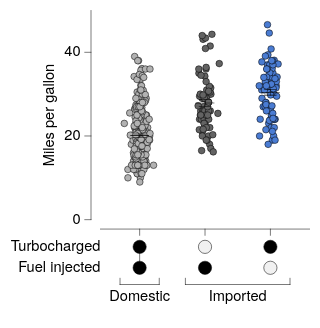

This figure's Vega-Lite source:
### Vega-Lite specification from a JSON file in a GitHub repository (floating-point values rounded to 4 significant figures; data arrays with more than 128 entries replaced by an {"elided": "..."} marker saying what was removed)
{"background": null, "config": {"arc": {"fill": "#DBDBDB", "fillOpacity": 1.0, "innerRadius": 25.0, "padAngle": 0.03, "stroke": "black", "strokeOpacity": 1, "strokeWidth": 0.25}, "area": {"fill": "#DBDBDB", "fillOpacity": 1.0, "stroke": "black", "strokeOpacity": 1, "strokeWidth": 0.25}, "axis": {"domain": true, "domainCap": "round", "domainColor": "black", "domainWidth": 0.25, "grid": false, "gridCap": "round", "gridColor": "#F1F1F1", "gridDash": [0, 0], "gridOpacity": 1.0, "gridWidth": 0.25, "labelColor": "black", "labelFont": "Helvetica Neue, HelveticaNeue, Helvetica, Arial, sans-serif", "labelFontSize": 7, "labelFontStyle": "normal", "labelFontWeight": 400, "offset": 4.5, "ticks": true, "tickCap": "round", "tickColor": "black", "tickRound": false, "tickSize": 3, "tickWidth": 0.25, "titleColor": "black", "titleFont": "Helvetica Neue, HelveticaNeue, Helvetica, Arial, sans-serif", "titleFontSize": 7, "titleFontStyle": "normal", "titleFontWeight": 400}, "axisX": {"domain": true, "labelAlign": "center", "labelAngle": 0, "labels": true, "ticks": true, "translate": 0}, "axisY": {"domain": true, "labelAlign": "right", "labelAngle": 0, "labels": true, "ticks": true, "translate": 0}, "axisRight": {"domain": true, "labelAlign": "left", "labelAngle": 0, "labels": true, "ticks": true, "translate": 0}, "axisTop": {"domain": true, "labelAlign": "center", "labelAngle": 0, "labels": true, "ticks": true, "translate": 0}, "axisBand": {"tickOffset": 0}, "bar": {"fill": "#DBDBDB", "fillOpacity": 1.0, "stroke": "black", "strokeOpacity": 1, "strokeWidth": 0.25}, "boxplot": {"size": 9.0, "ticks": {"cornerRadius": 0.25, "fill": "black", "opacity": 1, "size": 4.5, "thickness": 0.25}, "box": {"fillOpacity": 1.0, "stroke": "black", "strokeOpacity": 1, "strokeWidth": 0.25}, "median": {"cornerRadius": 0, "fill": "black", "fillOpacity": 1.0, "opacity": 1, "size": 9.0, "thickness": 0.25}, "rule": {"fill": "black", "fillOpacity": 1.0, "size": 10.0, "stroke": "black", "strokeDash": [0, 0], "strokeOpacity": 1, "strokeWidth": 0.25}, "outliers": {"color": "black", "fill": "black", "fillOpacity": 1.0, "size": 0, "stroke": "black", "strokeOpacity": 1, "strokeWidth": 0.25}}, "circle": {"fill": "black", "fillOpacity": 1.0, "size": 1.25, "stroke": null, "strokeOpacity": 1, "strokeWidth": 0.25}, "errorband": {"band": {"fillOpacity": 0.6, "stroke": null, "strokeWidth": 0.25, "strokeOpacity": 1}, "borders": {"opacity": 0, "strokeOpacity": 0.25, "strokeWidth": 1}}, "errorbar": {"opacity": 1, "rule": {"strokeDash": [0, 0], "strokeWidth": 0.25}, "ticks": {"color": "black", "cornerRadius": 0.125, "opacity": 1, "size": 6.0, "thickness": 0.25}, "thickness": 0.25}, "font": "Helvetica Neue, HelveticaNeue, Helvetica, Arial, sans-serif", "geoshape": {"fill": "#DBDBDB", "fillOpacity": 1.0, "stroke": "black", "strokeOpacity": 1, "strokeWidth": 0.25}, "header": {"labelColor": "black", "labelFont": "Helvetica Neue, HelveticaNeue, Helvetica, Arial, sans-serif", "labelFontSize": 7, "labelFontStyle": "normal", "labelFontWeight": 400, "titleColor": "black", "titleFont": "Helvetica Neue, HelveticaNeue, Helvetica, Arial, sans-serif", "titleFontSize": 7, "titleFontStyle": "normal", "titleFontWeight": 400, "titlePadding": 0}, "legend": {"disable": false, "offset": 4.5, "titlePadding": 4, "labelOffset": 2, "gradientLabelOffset": 2, "gradientLength": 50.0, "gradientThickness": 5.0, "gradientOpacity": 1.0, "gradientStrokeColor": "black", "gradientStrokeWidth": 0.25, "labelColor": "black", "labelFont": "Helvetica Neue, HelveticaNeue, Helvetica, Arial, sans-serif", "labelFontSize": 7, "labelFontStyle": "normal", "labelFontWeight": 400, "strokeColor": "black", "strokeWidth": 0, "symbolSize": 42, "symbolStrokeColor": "black", "symbolStrokeWidth": 0.25, "titleColor": "black", "titleFont": "Helvetica Neue, HelveticaNeue, Helvetica, Arial, sans-serif", "titleFontSize": 7, "titleFontStyle": "normal", "titleFontWeight": 400}, "line": {"color": "black", "stroke": "black", "strokeCap": "butt", "strokeDash": [0, 0], "strokeOpacity": 1, "strokeWidth": 0.5}, "point": {"filled": true, "fill": "#DBDBDB", "fillOpacity": 1.0, "size": 5.0, "stroke": "black", "strokeOpacity": 1, "strokeWidth": 0.25}, "range": {"category": ["#B2B2B2", "#636363", "#4A7CD3", "#008542", "#382864", "#509F98", "#284F93", "#005226", "#A398D6", "#173633"], "diverging": {"scheme": ["#443E60", "#5F597E", "#7C759B", "#9994B6", "#B7B4CC", "#D6D5DC", "#F6F6F6", "#D1DAD9", "#A4C2BF", "#7AA9A4", "#578E89", "#37736E", "#1B5954"]}, "heatmap": {"scheme": ["#32022B", "#43044D", "#4C196E", "#4D338C", "#484DA6", "#3A68BB", "#1D83CA", "#1D9CCB", "#23B5C9", "#28CDC5", "#4DE0B4", "#91EE9F"]}, "ordinal": {"scheme": ["#F1F1F1", "#DBDBDB", "#C6C6C6", "#B2B2B2", "#9D9D9D", "#898989", "#767676", "#636363", "#515151", "#404040", "#2F2F2F", "#1F1F1F"]}, "ramp": {"scheme": ["#32022B", "#43044D", "#4C196E", "#4D338C", "#484DA6", "#3A68BB", "#1D83CA", "#1D9CCB", "#23B5C9", "#28CDC5", "#4DE0B4", "#91EE9F"]}}, "rule": {"color": "black", "stroke": "black", "strokeCap": "round", "strokeDash": [2, 2], "strokeOpacity": 1, "strokeWidth": 0.25}, "scale": {"bandPaddingInner": 0.1, "bandPaddingOuter": 0.1, "round": false}, "rect": {"fill": "#DBDBDB", "fillOpacity": 1.0, "stroke": "black", "strokeOpacity": 1, "strokeWidth": 0.25}, "square": {"fill": "#DBDBDB", "fillOpacity": 1.0, "size": 10.0, "stroke": "black", "strokeOpacity": 1, "strokeWidth": 0.25}, "text": {"color": "black", "font": "Helvetica Neue, HelveticaNeue, Helvetica, Arial, sans-serif", "fontSize": 7, "fontStyle": "normal", "fontWeight": 400}, "tick": {"color": "black", "cornerRadius": 0.125, "opacity": 1.0, "size": 9.0, "thickness": 0.25}, "title": {"anchor": "middle", "frame": "group", "color": "black", "font": "Helvetica Neue, HelveticaNeue, Helvetica, Arial, sans-serif", "fontSize": 7, "fontStyle": "normal", "fontWeight": 400, "subtitleColor": "black", "subtitleFont": "Helvetica Neue, HelveticaNeue, Helvetica, Arial, sans-serif", "subtitleFontSize": "Helvetica Neue, HelveticaNeue, Helvetica, Arial, sans-serif", "subtitleFontStyle": "normal", "subtitleFontWeight": 400}, "trail": {"color": "black", "opacity": 1, "size": 0.5}, "view": {"continuousWidth": 100, "continuousHeight": 100, "discreteWidth": 100, "discreteHeight": 100, "fill": null, "stroke": null, "strokeWidth": 0.25}}, "vconcat": [{"layer": [{"data": {"name": "data-5a85ede2053d4aec77293cfb476ae07b"}, "mark": {"type": "circle", "opacity": 1.0, "size": 10.0, "stroke": "black", "strokeOpacity": 1, "strokeWidth": 0.25}, "encoding": {"color": {"field": "Origin", "legend": null, "scale": {"domain": ["USA", "Europe", "Japan"]}, "sort": ["USA", "Europe", "Japan"], "title": null, "type": "nominal"}, "x": {"axis": {"labels": false, "title": null}, "field": "Origin", "scale": {"domain": ["USA", "Europe", "Japan"]}, "sort": ["USA", "Europe", "Japan"], "title": "Origin", "type": "nominal"}, "xOffset": {"field": "jitter_x", "scale": {"domain": [-7.33, 7.33], "range": [5.17, 19.83]}, "type": "quantitative"}, "y": {"field": "Miles_per_Gallon", "title": "Miles per gallon", "type": "quantitative"}}}, {"data": {"name": "data-64e7897fd8423deef5c97d660b6d3367"}, "mark": {"type": "errorbar"}, "encoding": {"x": {"axis": {"labels": false, "title": null}, "field": "Origin", "scale": {"domain": ["USA", "Europe", "Japan"]}, "sort": ["USA", "Europe", "Japan"], "title": "Origin", "type": "nominal"}, "y": {"field": "__mean", "title": "Miles per gallon", "type": "quantitative"}, "yError": {"field": "__error"}}}, {"data": {"name": "data-64e7897fd8423deef5c97d660b6d3367"}, "mark": {"type": "tick"}, "encoding": {"x": {"axis": {"labels": false, "title": null}, "field": "Origin", "scale": {"domain": ["USA", "Europe", "Japan"]}, "sort": ["USA", "Europe", "Japan"], "title": "Origin", "type": "nominal"}, "y": {"field": "__mean", "title": "Miles per gallon", "type": "quantitative"}}}]}, {"layer": [{"data": {"name": "data-e9ffcdc4fcc95feede33106e6d54f958"}, "mark": {"type": "text", "align": "right", "baseline": "middle", "fontSize": 7}, "encoding": {"text": {"field": "__label", "type": "nominal"}, "x": {"value": 0}, "y": {"axis": {"domain": false, "grid": false, "labels": false, "ticks": false, "title": null}, "bandPosition": 0.5, "field": "__label", "scale": {"domain": ["Turbocharged", "Fuel injected"], "range": [0, 20]}, "sort": ["Turbocharged", "Fuel injected"], "type": "nominal"}}}, {"data": {"name": "data-855c1be87197a0061c85a625701bdfa1"}, "mark": {"type": "line", "strokeDash": [0, 0], "strokeWidth": 0.25}, "encoding": {"detail": {"field": "__line_id", "type": "nominal"}, "x": {"axis": {"domain": false, "grid": false, "labels": false, "ticks": false, "title": null}, "field": "__category", "scale": {"domain": ["USA", "Europe", "Japan"]}, "sort": ["USA", "Europe", "Japan"], "type": "nominal"}, "y": {"axis": {"domain": false, "grid": false, "labels": false, "ticks": false, "title": null}, "bandPosition": 0.5, "field": "__label", "scale": {"domain": ["Turbocharged", "Fuel injected"], "range": [0, 20]}, "sort": ["Turbocharged", "Fuel injected"], "type": "nominal"}}}, {"data": {"name": "data-fde25d87044d2be5ff764ab921614913"}, "mark": {"type": "point", "dy": -0.7, "fill": "#F1F1F1", "filled": true, "shape": "circle", "size": 40.0, "strokeWidth": 0.25}, "encoding": {"x": {"axis": {"domain": false, "grid": false, "labels": false, "ticks": false, "title": null}, "field": "__category", "scale": {"domain": ["USA", "Europe", "Japan"]}, "sort": ["USA", "Europe", "Japan"], "type": "nominal"}, "y": {"axis": {"domain": false, "grid": false, "labels": false, "ticks": false, "title": null}, "bandPosition": 0.5, "field": "__label", "scale": {"domain": ["Turbocharged", "Fuel injected"], "range": [0, 20]}, "sort": ["Turbocharged", "Fuel injected"], "type": "nominal"}}}, {"data": {"name": "data-c07417c9758f9ee1232814ed56e56a94"}, "mark": {"type": "point", "color": "black", "dy": -0.7, "filled": true, "shape": "circle", "size": 40.0, "strokeWidth": 0.25}, "encoding": {"x": {"axis": {"domain": false, "grid": false, "labels": false, "ticks": false, "title": null}, "field": "__category", "scale": {"domain": ["USA", "Europe", "Japan"]}, "sort": ["USA", "Europe", "Japan"], "type": "nominal"}, "y": {"axis": {"domain": false, "grid": false, "labels": false, "ticks": false, "title": null}, "bandPosition": 0.5, "field": "__label", "scale": {"domain": ["Turbocharged", "Fuel injected"], "range": [0, 20]}, "sort": ["Turbocharged", "Fuel injected"], "type": "nominal"}}}, {"data": {"values": [{"__dysonsphere__": 1}]}, "mark": {"type": "rule", "color": "black", "strokeDash": [0, 0], "strokeWidth": 0.25}, "encoding": {"x": {"value": 9.375}, "x2": {"value": 28.12}, "y": {"value": 23.0}}}, {"data": {"values": [{"__dysonsphere__": 1}]}, "mark": {"type": "rule", "color": "black", "strokeDash": [0, 0], "strokeWidth": 0.25}, "encoding": {"x": {"value": 9.375}, "y": {"value": 20.0}, "y2": {"value": 23.0}}}, {"data": {"values": [{"__dysonsphere__": 1}]}, "mark": {"type": "rule", "color": "black", "strokeDash": [0, 0], "strokeWidth": 0.25}, "encoding": {"x": {"value": 28.12}, "y": {"value": 20.0}, "y2": {"value": 23.0}}}, {"data": {"name": "data-cbea65e2861bce3c263613efd1b8a039"}, "mark": {"type": "text", "align": "center", "baseline": "top", "color": "black", "fontSize": 7}, "encoding": {"text": {"field": "__slabel", "type": "nominal"}, "x": {"value": 18.75}, "y": {"value": 25.0}}}, {"data": {"values": [{"__dysonsphere__": 1}]}, "mark": {"type": "rule", "color": "black", "strokeDash": [0, 0], "strokeWidth": 0.25}, "encoding": {"x": {"value": 40.62}, "x2": {"value": 90.62}, "y": {"value": 23.0}}}, {"data": {"values": [{"__dysonsphere__": 1}]}, "mark": {"type": "rule", "color": "black", "strokeDash": [0, 0], "strokeWidth": 0.25}, "encoding": {"x": {"value": 40.62}, "y": {"value": 20.0}, "y2": {"value": 23.0}}}, {"data": {"values": [{"__dysonsphere__": 1}]}, "mark": {"type": "rule", "color": "black", "strokeDash": [0, 0], "strokeWidth": 0.25}, "encoding": {"x": {"value": 90.62}, "y": {"value": 20.0}, "y2": {"value": 23.0}}}, {"data": {"name": "data-8ffed4688d1cea6faf2d4c83dc30674f"}, "mark": {"type": "text", "align": "center", "baseline": "top", "color": "black", "fontSize": 7}, "encoding": {"text": {"field": "__slabel", "type": "nominal"}, "x": {"value": 65.62}, "y": {"value": 25.0}}}], "height": 34.0, "view": {"fill": null, "stroke": null}, "width": 100}], "resolve": {"scale": {"x": "shared"}}, "spacing": 0, "$schema": "https://vega.github.io/schema/vega-lite/v6.4.1.json", "datasets": {"data-5a85ede2053d4aec77293cfb476ae07b": {"elided": "398 records"}, "data-64e7897fd8423deef5c97d660b6d3367": [{"Origin": "USA", "__mean": 20.08, "__error": 0.4058, "__dysonsphere__": 1}, {"Origin": "Japan", "__mean": 30.45, "__error": 0.6852, "__dysonsphere__": 1}, {"Origin": "Europe", "__mean": 27.89, "__error": 0.8037, "__dysonsphere__": 1}], "data-e9ffcdc4fcc95feede33106e6d54f958": [{"__label": "Turbocharged", "__dysonsphere__": 1}, {"__label": "Fuel injected", "__dysonsphere__": 1}], "data-855c1be87197a0061c85a625701bdfa1": [{"__category": "USA", "__label": "Turbocharged", "__line_id": "USA_0_1", "__dysonsphere__": 1}, {"__category": "USA", "__label": "Fuel injected", "__line_id": "USA_0_1", "__dysonsphere__": 1}], "data-fde25d87044d2be5ff764ab921614913": [{"__label": "Turbocharged", "__category": "Europe", "__value": "−", "__dysonsphere__": 1}, {"__label": "Fuel injected", "__category": "Japan", "__value": "−", "__dysonsphere__": 1}], "data-c07417c9758f9ee1232814ed56e56a94": [{"__label": "Turbocharged", "__category": "USA", "__value": "+", "__dysonsphere__": 1}, {"__label": "Turbocharged", "__category": "Japan", "__value": "+", "__dysonsphere__": 1}, {"__label": "Fuel injected", "__category": "USA", "__value": "+", "__dysonsphere__": 1}, {"__label": "Fuel injected", "__category": "Europe", "__value": "+", "__dysonsphere__": 1}], "data-cbea65e2861bce3c263613efd1b8a039": [{"__slabel": "Domestic", "__dysonsphere__": 1}], "data-8ffed4688d1cea6faf2d4c83dc30674f": [{"__slabel": "Imported", "__dysonsphere__": 1}]}}
